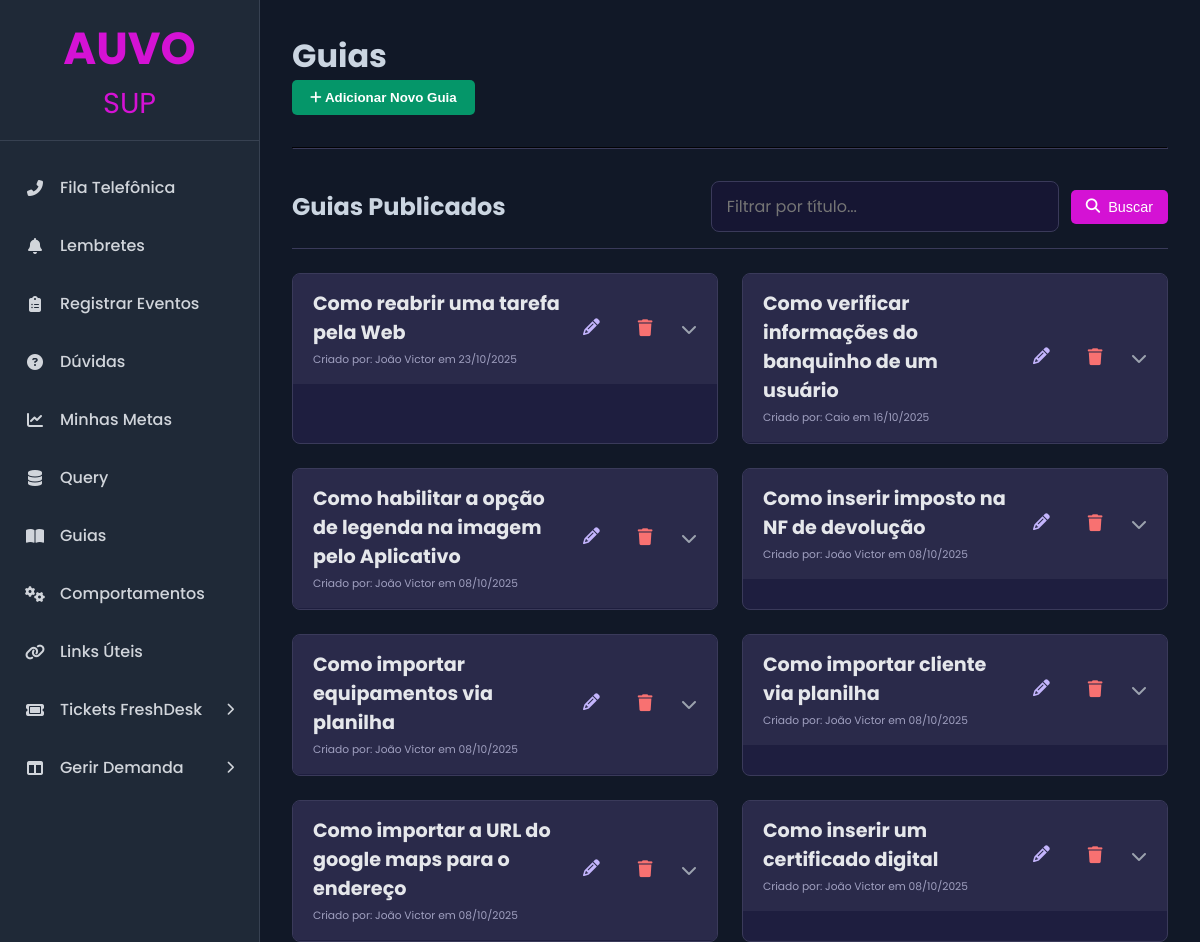
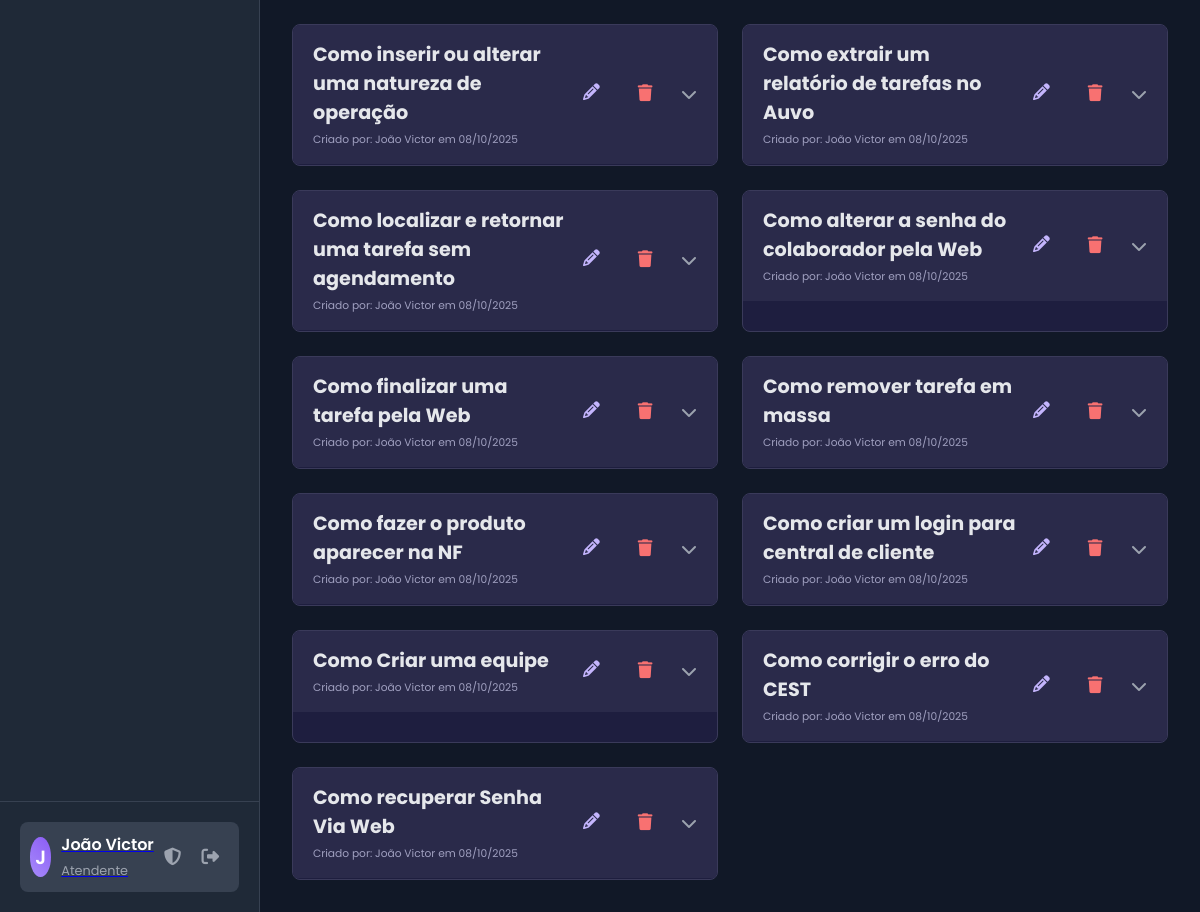
/guias (signed in), run on the app's committed database (2 pictures, top to bottom).
### app.py (models this page shows, shortened)
class User(db.Model, UserMixin):
    id = db.Column(db.Integer, primary_key=True)
    name = db.Column(db.String(150), nullable=False)
    username = db.Column(db.String(80), unique=True, nullable=False)
    email = db.Column(db.String(120), unique=True, nullable=False)
    password_hash = db.Column(db.String(128), nullable=False)
    discord_id = db.Column(db.String(50), nullable=True, unique=True)
    is_admin = db.Column(db.Boolean, nullable=False, default=False)
    manager_id = db.Column(db.Integer, db.ForeignKey('user.id'), nullable=True) # <<< ADICIONADO AQUI
    lunch_start = db.Column(db.Time, nullable=True)
    lunch_end = db.Column(db.Time, nullable=True)
    ramal = db.Column(db.String(10), nullable=True)

class Guia(db.Model):
    id = db.Column(db.Integer, primary_key=True)
    titulo = db.Column(db.String(200), nullable=False)
    conteudo = db.Column(db.Text, nullable=False)
    created_at = db.Column(db.DateTime, default=datetime.utcnow)
    author_id = db.Column(db.Integer, db.ForeignKey('user.id'), nullable=False)
    author = db.relationship('User')

### app.py (the view, shortened to what this page needs)
@app.route('/guias', methods=['GET', 'POST'])
@login_required
def listar_guias():
    form = GuiaForm()
    query = request.args.get('q', '')
    if query:
        guias = Guia.query.filter(Guia.titulo.ilike(f'%{query}%')).order_by(Guia.created_at.desc()).all()
    else:
        guias = Guia.query.order_by(Guia.created_at.desc()).all()
    return render_template('guias.html', title="Guias", guias=guias, query=query, form=form)

### app.py
class GuiaForm(FlaskForm):
    titulo = StringField('Descrição / Título', validators=[DataRequired(), Length(max=200)])
    conteudo = TextAreaField('Passo a Passo', validators=[DataRequired()])
    submit = SubmitField('Salvar Guia')

### app.py (called while the page is built)
@app.context_processor
def inject_now():
    return {'now': datetime.utcnow()}

@login_manager.user_loader
def load_user(user_id):
    return User.query.get(int(user_id))

@app.template_filter('render_markdown') # Nome do filtro que usaremos no HTML
def render_markdown(text):
    if text: # Verifica se o texto não é None ou vazio
        return Markup(markdown.markdown(text, extensions=['fenced_code', 'tables']))
    return '' # Retorna string vazia se o input for None/vazio

### templates/guias.html (shortened to what this page needs)
{% extends "base.html" %}
{% block head_extra %}
<link rel="stylesheet" href="https://cdnjs.cloudflare.com/ajax/libs/font-awesome/6.2.0/css/all.min.css">
{% endblock %}
{% block content %}
<div class="page-container">
    <div class="page-header">
        <h1>{{ title }}</h1>
    </div>
    <div class="toggle-form-container">
        <button id="toggle-guia-form" class="action-btn resolve-btn">
            <i class="fa-solid fa-plus"></i> Adicionar Novo Guia
        </button>
    </div>
    <hr style="border-color: #3a3a5a; margin: 2rem 0;">
    <div class="history-header">
        <h2>Guias Publicados</h2>
        <form method="GET" action="{{ url_for('listar_guias') }}" class="filter-form">
            <div class="filter-group">
                <input type="search" name="q" class="form-control" placeholder="Filtrar por título..." value="{{ query or '' }}">
            </div>
            <div class="filter-group">
                <button type="submit" class="btn-search"><i class="fa-solid fa-search"></i> Buscar</button>
            </div>
        </form>
    </div>
   <div class="guias-grid" style="margin-top: 1.5rem;">
    {% for guia in guias %}
    <div class="guia-card">
            <div class="guia-header">
                <div class="guia-header-info">
                    <h3>{{ guia.titulo }}</h3>
                    <div class="guia-meta">
                        <small>Criado por: {{ guia.author.name if guia.author else 'Desconhecido' }} em {{ guia.created_at.strftime('%d/%m/%Y') }}</small>
                    </div>
                </div>
                <div class="guia-header-actions">
                    <a href="{{ url_for('editar_guia', guia_id=guia.id) }}" class="guia-action-icon edit-icon" title="Editar Guia">
                        <i class="fa-solid fa-pencil"></i>
                    </a>
                    <form method="POST" action="{{ url_for('deletar_guia', guia_id=guia.id) }}" onsubmit="return confirm('Tem certeza que deseja apagar este guia?');" class="guia-action-form">
                        <button type="submit" class="guia-action-icon delete-icon" title="Apagar Guia">
                            <i class="fa-solid fa-trash"></i>
                        </button>
                    </form>
                    <i class="fa-solid fa-chevron-down expand-icon"></i>
                </div>
            </div>
            <div class="guia-body">
            </div>
    </div>
    {% else %}
    <p>Nenhum guia encontrado.</p>
    {% endfor %}
</div>
</div>
{% endblock %}

### templates/base.html (shortened to what this page needs)
<!DOCTYPE html>
<html lang="pt-br">
<head>
    <link rel="stylesheet" href="{{ url_for('static', filename='css/style.css') }}">
    <link rel="stylesheet" href="https://cdnjs.cloudflare.com/ajax/libs/font-awesome/6.2.0/css/all.min.css">
    {% block head_extra %}{% endblock %} </head>
<body>
    <div class="main-container">
        <nav class="sidebar">
            <div class="sidebar-header">
                <h1 style="color: #d412d4ff; font-size: 2.8em;">AUVO</h1><span style="color: #d412d4ff; font-size: 1.8em;">SUP</span>
            </div>
            <ul class="menu">
                <li class="menu-item">
                    <a href="{{ url_for('fila_telefonica') }}">
                        <i class="fa-solid fa-phone-alt menu-icon"></i>
                        <span>Fila Telefônica</span>
                    </a>
                </li>
                <li class="menu-item">
                    <a href="{{ url_for('list_reminders') }}">
                        <i class="fa-solid fa-bell menu-icon"></i>
                        <span>Lembretes</span>
                    </a>
                </li>
                <li class="menu-item">
                   <a href="{{ url_for('listar_eventos') }}">
                       <i class="fa-solid fa-clipboard-list menu-icon"></i>
                       <span>Registrar Eventos</span>
                   </a>
               </li>
                <li class="menu-item">
                   <a href="{{ url_for('listar_duvidas') }}">
                       <i class="fa-solid fa-question-circle menu-icon"></i>
                       <span>Dúvidas</span>
                   </a>
               </li>
              <li class="menu-item">
                    <a href="{{ url_for('minhas_metas') }}">
                        <i class="fa-solid fa-chart-line menu-icon"></i>
                        <span>Minhas Metas</span>
                    </a>
                </li>
                <li class="menu-item">
                       <a class="nav-link" href="{{ url_for('list_queries') }}">
                            <i class="fa-solid fa-database menu-icon"></i>
                            <span>Query</span>
                       </a>
                </li>
               <li class="menu-item">
                   <a href="{{ url_for('listar_guias') }}">
                       <i class="fa-solid fa-book-open menu-icon"></i>
                       <span>Guias</span>
                   </a>
               </li>
               <li class="menu-item">
                   <a href="{{ url_for('listar_comportamentos') }}">
                       <i class="fa-solid fa-cogs menu-icon"></i>
                       <span>Comportamentos</span>
                   </a>
               </li>
               <li class="menu-item">
                   <a href="{{ url_for('links_uteis') }}">
                       <i class="fa-solid fa-link menu-icon"></i>
                       <span>Links Úteis</span>
                   </a>
               </li>
                <li class="menu-item has-submenu" id="tickets-menu">
                    <a href="#">
                        <i class="fa-solid fa-ticket menu-icon"></i>
                        <span>Tickets FreshDesk</span>
                    </a>
                </li>
             <li class="menu-item has-submenu" id="demanda-menu">
                    <a href="#">
                        <i class="fa-solid fa-table-columns menu-icon"></i>
                        <span>Gerir Demanda </span>
                    </a>
                </li>
            </ul>
           <div class="sidebar-footer">
                {% if current_user.is_authenticated %}
                <div class="user-profile">
                    <div class="user-avatar">
                         {% if current_user.avatar_filename %}
                            <img src="{{ url_for('static', filename='uploads/avatars/' + current_user.avatar_filename) }}" alt="Avatar">
                        {% else %}
                            {{ current_user.name[0] }}
                        {% endif %}
                    </div>
                    <a href="{{ url_for('profile') }}" class="user-profile-link" title="Editar Perfil">
                        <div class="user-info">
                            <span class="user-name">{{ current_user.name }}</span>
                            <span class="user-role">Atendente</span>
                        </div>
                    </a>
                    {% if current_user.is_admin %}
                    <a href="{{ url_for('admin_dashboard') }}" class="admin-icon" title="Painel Admin">
                        <i class="fa-solid fa-shield-halved"></i>
                    </a>
                    {% endif %}
                    <a href="{{ url_for('logout') }}" class="logout-icon" title="Sair">
                        <i class="fa-solid fa-right-from-bracket"></i>
                    </a>
                </div>
                {% endif %}
            </div>
        </nav>
        <main class="content">
            {% block content %}{% endblock %}
        </main>
    </div>
</body>
</html>

### data on the page
User: name "J", name "João Victor"
Guia: titulo "Como reabrir uma tarefa pela Web", author "João Victor", created_at "23/10/2025"
Guia: titulo "Como verificar informações do banquinho de um usuário", author "Caio", created_at "16/10/2025"
Guia: titulo "Como habilitar a opção de legenda na imagem pelo Aplicativo", author "João Victor", created_at "08/10/2025"
Guia: titulo "Como inserir imposto na NF de devolução", author "João Victor", created_at "08/10/2025"
Guia: titulo "Como importar equipamentos via planilha", author "João Victor", created_at "08/10/2025"
Guia: titulo "Como importar cliente via planilha", author "João Victor", created_at "08/10/2025"
Guia: titulo "Como importar a URL do google maps para o endereço", author "João Victor", created_at "08/10/2025"
Guia: titulo "Como inserir um certificado digital", author "João Victor", created_at "08/10/2025"
Guia: titulo "Como inserir ou alterar uma natureza de operação", author "João Victor", created_at "08/10/2025"
Guia: titulo "Como extrair um relatório de tarefas no Auvo", author "João Victor", created_at "08/10/2025"
Guia: titulo "Como localizar e retornar uma tarefa sem agendamento", author "João Victor", created_at "08/10/2025"
Guia: titulo "Como alterar a senha do colaborador pela Web", author "João Victor", created_at "08/10/2025"
Guia: titulo "Como finalizar uma tarefa pela Web", author "João Victor", created_at "08/10/2025"
Guia: titulo "Como remover tarefa em massa", author "João Victor", created_at "08/10/2025"
Guia: titulo "Como fazer o produto aparecer na NF", author "João Victor", created_at "08/10/2025"
Guia: titulo "Como criar um login para central de cliente", author "João Victor", created_at "08/10/2025"
Guia: titulo "Como Criar uma equipe", author "João Victor", created_at "08/10/2025"
Guia: titulo "Como corrigir o erro do CEST", author "João Victor", created_at "08/10/2025"
Guia: titulo "Como recuperar Senha Via Web", author "João Victor", created_at "08/10/2025"

### other printed values
{{ title }} "Guias"
